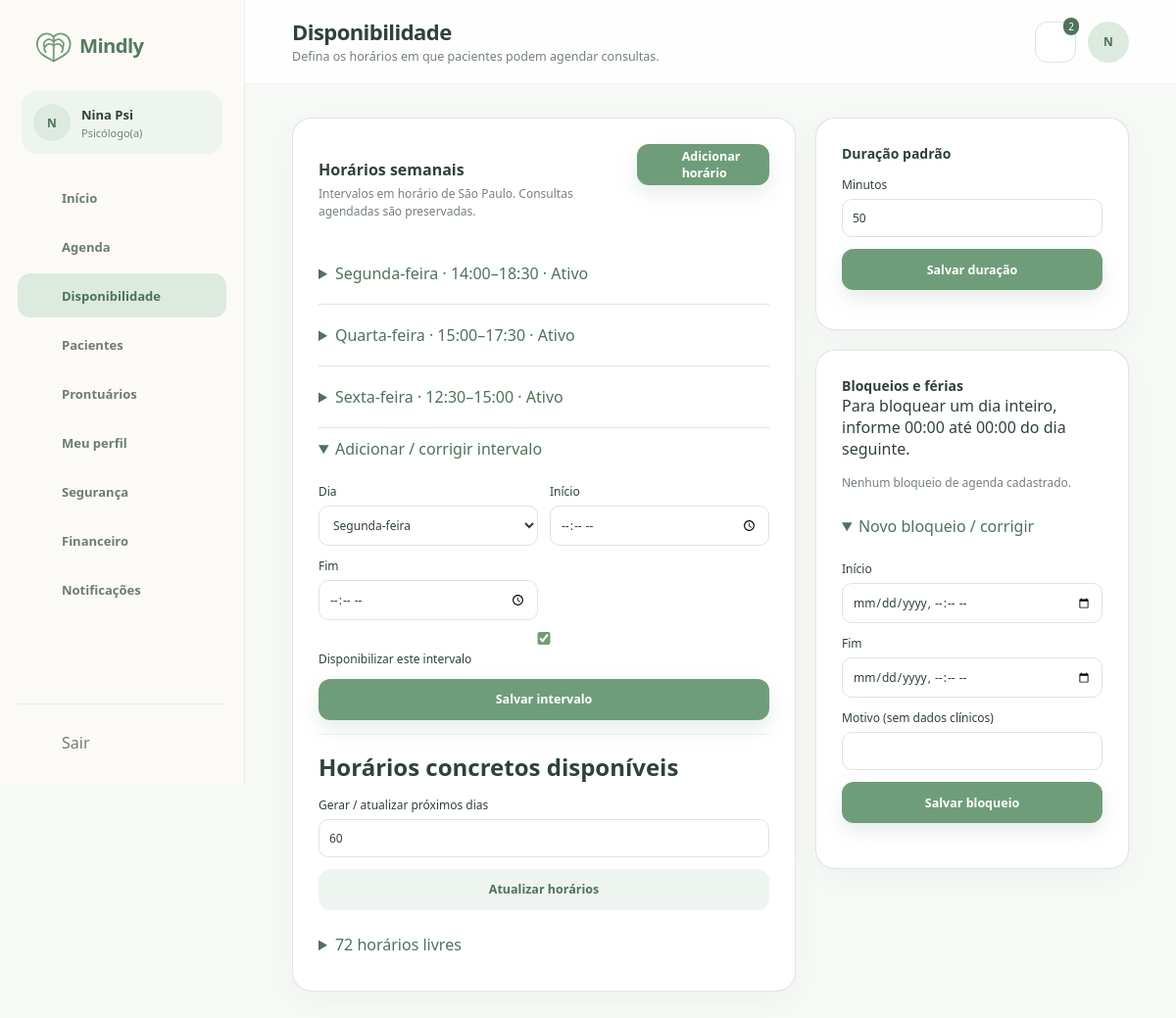
Screenshot of /view/disponibilidadePsicologo.php (signed in) with the database file from the repository.
### tables this page shows
CREATE TABLE `psicologos` (
  `usuario_id` bigint(20) UNSIGNED NOT NULL,
  `crp` varchar(24) NOT NULL,
  `nome_profissional` varchar(150) DEFAULT NULL,
  `area_atuacao` varchar(150) DEFAULT NULL,
  `biografia` text DEFAULT NULL,
  `abordagem` text DEFAULT NULL,
  `valor_consulta` decimal(10,2) NOT NULL DEFAULT 0.00,
  `duracao_padrao_minutos` smallint(5) UNSIGNED NOT NULL DEFAULT 50,
  `status_verificacao` enum('pendente','aprovado','rejeitado') NOT NULL DEFAULT 'pendente',
  `verificado_em` datetime DEFAULT NULL,
  `criado_em` timestamp NOT NULL DEFAULT current_timestamp(),
  `atualizado_em` timestamp NOT NULL DEFAULT current_timestamp() ON UPDATE current_timestamp()
);

CREATE TABLE `usuarios` (
  `id` bigint(20) UNSIGNED NOT NULL,
  `nome` varchar(150) NOT NULL,
  `email` varchar(190) NOT NULL,
  `senha_hash` varchar(255) NOT NULL,
  `papel` enum('paciente','psicologo','admin') NOT NULL,
  `telefone` varchar(20) DEFAULT NULL,
  `avatar_url` varchar(500) DEFAULT NULL,
  `status` enum('pendente','ativo','suspenso','inativo') NOT NULL DEFAULT 'ativo',
  `email_verificado_em` datetime DEFAULT NULL,
  `ultimo_acesso_em` datetime DEFAULT NULL,
  `criado_em` timestamp NOT NULL DEFAULT current_timestamp(),
  `atualizado_em` timestamp NOT NULL DEFAULT current_timestamp() ON UPDATE current_timestamp()
);

CREATE TABLE `disponibilidades_semanais` (
  `id` bigint(20) UNSIGNED NOT NULL,
  `psicologo_id` bigint(20) UNSIGNED NOT NULL,
  `dia_semana` tinyint(3) UNSIGNED NOT NULL,
  `hora_inicio` time NOT NULL,
  `hora_fim` time NOT NULL,
  `ativa` tinyint(1) NOT NULL DEFAULT 1,
  `criado_em` timestamp NOT NULL DEFAULT current_timestamp()
);

### view/disponibilidadePsicologo.php (the view, shortened to what the rows shown need)
<?php require_once __DIR__ . '/../controller/Auth.php';
$currentUser = requireRole('psicologo'); ?>
<?php require_once __DIR__ . '/../controller/DadosController.php';
$d = loadPageData(basename(__FILE__), $currentUser);
require_once __DIR__ . '/componentes/componentes.php';
require_once __DIR__ . '/componentes/dados.php'; ?>
<!DOCTYPE html>
<html lang="pt-BR">
<head>
    <link rel="stylesheet" href="../css/componentes.css">
    <link rel="stylesheet" href="../css/disponibilidadePsicologo.css">
</head>
<body>
    <?php abrirLayout('psicologo', 'disponibilidade', 'Disponibilidade', 'Defina os horários em que pacientes podem agendar consultas.', $currentUser['nome']); ?>
    <?php $days = ['Domingo', 'Segunda-feira', 'Terça-feira', 'Quarta-feira', 'Quinta-feira', 'Sexta-feira', 'Sábado']; ?>
    <div class="disp-grid">
        <section class="cartao configuracao">
            <div class="cartao-cabecalho">
                <div>
                    <h2>Horários semanais</h2>
                </div><a href="#novo-intervalo" class="botao botao-principal"><?= icon('plus') ?> Adicionar horário</a>
            </div>
            <div class="semana-lista"><?php foreach ($d['disponibilidade']['weekly'] as $w): ?>
                    <details>
                        <summary><?= $days[(int) $w['dia_semana']] ?> ·
                            <?= e(substr($w['hora_inicio'], 0, 5)) ?>–<?= e(substr($w['hora_fim'], 0, 5)) ?> ·
                            <?= $w['ativa'] ? 'Ativo' : 'Inativo' ?></summary>
                    </details>
                <?php endforeach;
                emptyState('Nenhuma disponibilidade semanal cadastrada.'); ?>
            </div>
            <h2>Horários concretos disponíveis</h2>
        </section>
        <aside>
            <article class="cartao duracao">
                <h2>Duração padrão</h2>
                <form class="form-operacao" method="post" action="../processamento/profissional.php">
                    <?php operationFields('duracao'); ?><label>Minutos<input name="duracao" type="number" min="20"
                            max="180" required
                            value="<?= (int) $d['perfil']['duracao_padrao_minutos'] ?>"></label></form>
            </article>
            <article class="cartao bloqueios">
                <h2>Bloqueios e férias</h2>
            </article>
        </aside>
    </div>
    <?php fecharLayout(); ?>
</body>
</html>

### view/componentes/componentes.php (shortened to what the rows shown need)
<?php
function icon($name, $class = '')
{
    $svg = $icons[$name] ?? $icons['home'];
    return '<svg class="icone ' . $class . '" viewBox="0 0 24 24" aria-hidden="true">' . $svg . '</svg>';
}
function abrirLayout($perfil, $ativo, $titulo, $subtitulo, $nome)
{
    global $currentUser, $d;
    $nome = e($currentUser['nome']);
    $perfilLabel = $perfil === 'paciente' ? 'Paciente' : ($perfil === 'psicologo' ? 'Psicólogo(a)' : 'Administrador');
    $iniciais = e(mb_strtoupper(mb_substr($currentUser['nome'], 0, 1)));
    echo '<div class="app">';
    echo '<aside class="sidebar">';
    echo '<div class="perfil-lateral"><span class="avatar avatar-pequeno">' . $iniciais . '</span><div><strong>' . $nome . '</strong><span>' . $perfilLabel . '</span></div></div>';
    echo '</aside>';
    echo '<main class="area-app">';
    echo '<header class="topbar"><div class="titulo-topbar"><h1>' . $titulo . '</h1><p>' . $subtitulo . '</p></div><div class="acoes-topbar"><details class="notificacoes"><summary class="botao-icone" aria-label="Notificações">' . icon('bell');
    echo '</summary><div class="painel-notificacoes"><h2>Notificações</h2>';
    echo '</div></details><span class="avatar">' . $iniciais . '</span></div></header>';
    echo '<section class="conteudo-app">';
}
function fecharLayout()
{
    echo '</section></main></div>';
}
?>

### rows the page displays
psicologos: usuario_id.nome "N", usuario_id.nome "Nina Psi", duracao "50"
disponibilidades_semanais: dia_semana "Segunda-feira", hora_inicio "14:00", hora_fim "18:30", ativa "Ativo"
disponibilidades_semanais: dia_semana "Quarta-feira", hora_inicio "15:00", hora_fim "17:30", ativa "Ativo"
disponibilidades_semanais: dia_semana "Sexta-feira", hora_inicio "12:30", hora_fim "15:00", ativa "Ativo"

### other values shown
$perfilLabel "Psicólogo(a)"
$label "Início"
$label "Agenda"
$label "Disponibilidade"
$label "Pacientes"
$label "Prontuários"
$label "Meu perfil"
$label "Segurança"
$label "Financeiro"
$label "Notificações"
$titulo "Disponibilidade"
$subtitulo "Defina os horários em que pacientes podem agendar consultas."
count($d['notificacoes']) "2"
count($d['horarios']) "72"
$message "Nenhum bloqueio de agenda cadastrado."
